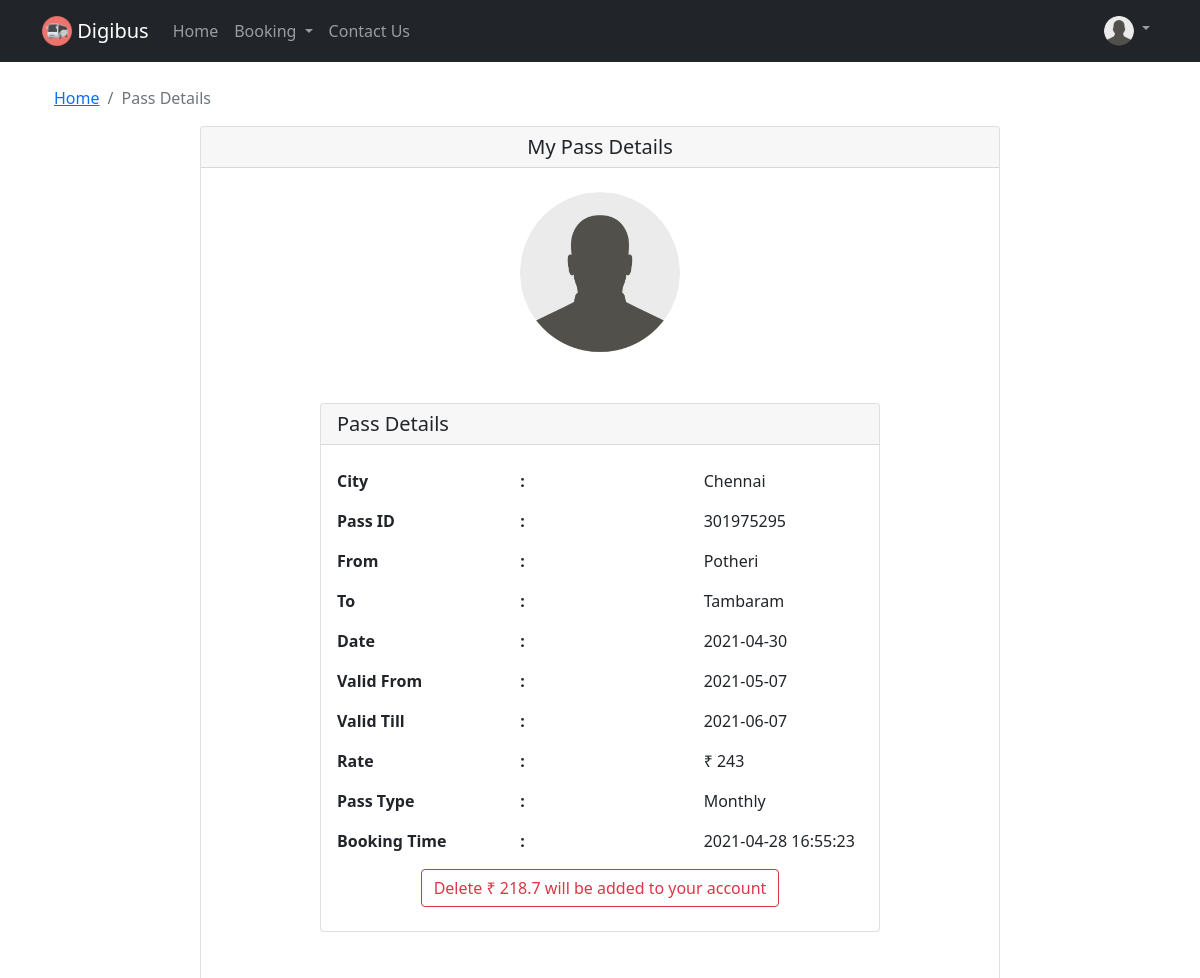
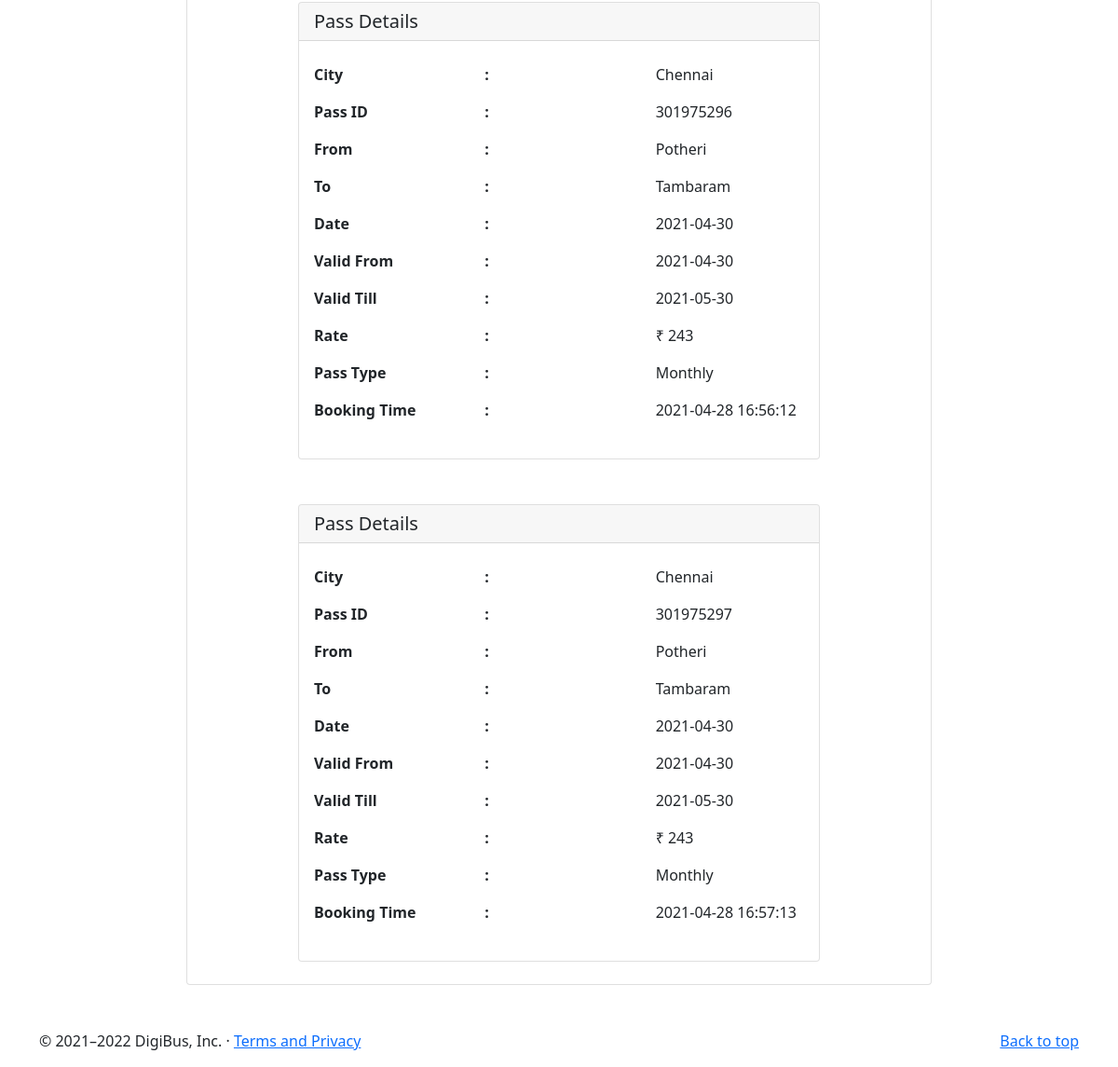
The page /viewpass (signed in) on the database as committed earlier (2 pictures, top to bottom).
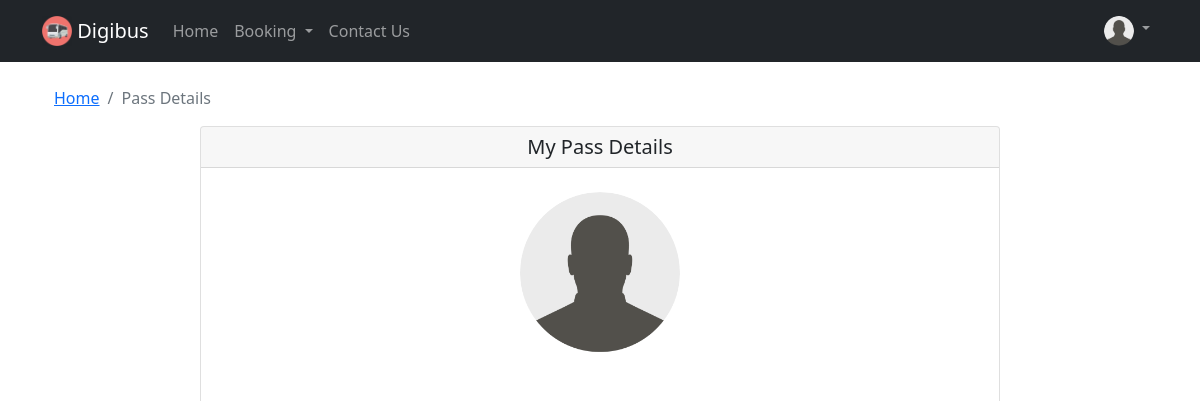
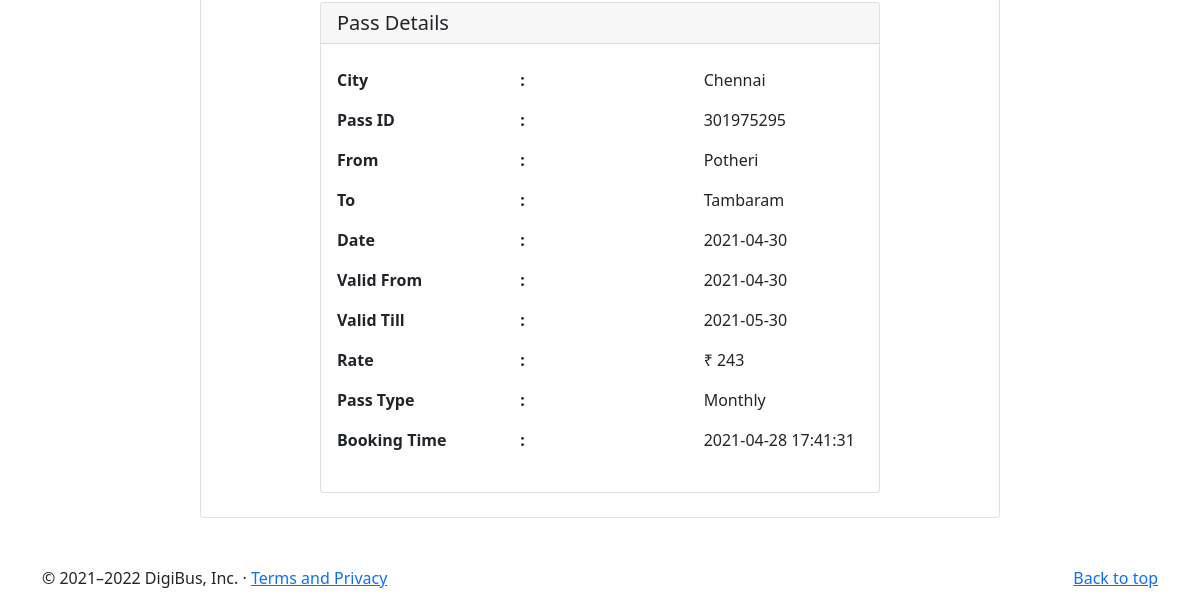
The same page on the database as committed later (2 pictures, top to bottom).
### flaskblog/models.py (models this page shows, shortened)
class Pass(db.Model):
    id = db.Column(db.Integer, primary_key=True)
    city = db.Column(db.String(100), nullable=False)
    source = db.Column(db.String(100), nullable=False)
    dest = db.Column(db.String(100), nullable=False)
    date = db.Column(db.DateTime, nullable=False, default=datetime.now)
    price = db.Column(db.Integer, nullable=False, default=200)
    pass_type = db.Column(db.String(100), nullable=False)
    booking_date = db.Column(db.DateTime, nullable=False,default=datetime.now)
    expiry = db.Column(db.DateTime, nullable=False, default=datetime.now)
    user_id = db.Column(db.Integer, db.ForeignKey('user.id'), nullable=False)

### flaskblog/routes.py (the view, shortened to what this page needs)
@app.route('/viewpass')
@login_required
def viewpass():
    global ans
    user = User.query.get(current_user.id)
    user_pass = Pass.query.filter_by(user_id=user.id).all()
    if user_pass:
        for upass in user_pass:
            if upass.expiry.date() <= datetime.now().date():
                    Pass.query.filter_by(id=upass.id).delete()
                    db.session.commit()
        image_file = url_for('static', filename='profile_pics/' + current_user.image_file)
        return render_template('viewpass.html', title='Pass Details', image_file=image_file,pass_det=user_pass,user_id=User.query.get(current_user.id).id, Pass = Pass,date_now=datetime.now())
    else:
        flash('No Passes Booked', 'danger')
        image_file = url_for('static', filename='profile_pics/' + current_user.image_file)
        return render_template('viewpass.html', title='Pass Details', image_file=image_file,pass_det=[])
    return render_template('viewpass.html', title='Pass Details', image_file=image_file,pass_det=[], Pass=Pass)

### flaskblog/models.py (called while the page is built)
@login_manager.user_loader
def load_user(user_id):
    return User.query.get(int(user_id))

### flaskblog/templates/viewpass.html
{% extends "layout1.html" %}
{% block content %}
<div class="container">
  <div class="mt-4">
    <nav aria-label="breadcrumb">
        <ol class="breadcrumb">
            <li class="breadcrumb-item"><a href="{{ url_for('home') }}">Home</a></li>
            <li class="breadcrumb-item active" aria-current="page">Pass Details</li>
        </ol>
    </nav>
  </div>
    <div class="card mx-auto" style="width: 50rem;">
      <h5 class="card-header text-center">My Pass Details</h5>
      <img src="{{ image_file }}" class="rounded-circle account-img mx-auto my-4" style="width: 10rem;">
      {% if pass_det %}
        {% for pass in pass_det %}
          <div class="card mx-auto my-4" style="width: 35rem;">
            <h5 class="card-header text-left">Pass Details</h5>
            <div class="card-body my-2">
              <div class="row">
                <div class="col-sm">
                  <p class="fw-bold">City</p>
                  <p class="fw-bold">Pass ID</p>
                  <p class="fw-bold">From</p>
                  <p class="fw-bold">To</p>
                  <p class="fw-bold">Date</p>
                  <p class="fw-bold">Valid From</p>
                  <p class="fw-bold">Valid Till</p>
                  <p class="fw-bold">Rate</p>
                  <p class="fw-bold">Pass Type</p>
                  <p class="fw-bold">Booking Time</p>
                </div>
                <div class="col-sm">
                  <p class="fw-bold">:</p>
                  <p class="fw-bold">:</p>
                  <p class="fw-bold">:</p>
                  <p class="fw-bold">:</p>
                  <p class="fw-bold">:</p>
                  <p class="fw-bold">:</p>
                  <p class="fw-bold">:</p>
                  <p class="fw-bold">:</p>
                  <p class="fw-bold">:</p>
                  <p class="fw-bold">:</p>
                </div>
                <div class="col-sm">
                  <p class="fw-normal">{{ pass.city }}</p>
                  <p class="fw-normal">{{ pass.id + 301975291 + user_id }}</p>
                  <p class="fw-normal">{{ pass.source }}</p>
                  <p class="fw-normal">{{ pass.dest }}</p>
                  <p class="fw-normal">{{ date_now.date() }}</p>
                  <p class="fw-normal">{{ pass.date.date() }}</p>
                  <p class="fw-normal">{{ pass.expiry.date() }}</p>
                  <p class="fw-normal">₹ {{ pass.price }}</p>
                  <p class="fw-normal">{{ pass.pass_type }}</p>
                  <p class="fw-normal">{{ pass.booking_date.strftime("%Y-%m-%d %H:%M:%S") }}</p>
                </div>
                {% if pass.date.date() > date_now.date() %}
                    <div class="text-center"><a href="/delete/{{ pass.id }}" onclick="return confirm('Are you sure? Amount will be added to your DigiBus Wallet')"><button class="btn btn-outline-danger">Delete ₹ {{ (pass.price*90/100) }} will be added to your account</button></a></div>
                {% endif %}
              </div>
            </div>
          </div>
        {% endfor %}
      {% endif %}
    </div>
</div>
{% endblock content %}

### flaskblog/templates/layout1.html (shortened to what this page needs)
<!doctype html>
<html lang="en">
<head>
    <link href="https://cdn.jsdelivr.net/npm/bootstrap@5.0.0-beta2/dist/css/bootstrap.min.css" rel="stylesheet"
>
    <link rel="stylesheet" type="text/css" herf="{{ url_for('static', filename='main.css') }}">
</head>
<body>
    <nav class="navbar navbar-expand-lg navbar-dark bg-dark fixed-top">
        <div class="container">
            <a class="navbar-brand mr-4" href="{{ url_for('home') }}">
                <img src="{{ url_for('static', filename='logo2.png') }}" alt="" width="" height="30" class="d-inline-block align-top">
                Digibus
            </a>
            <div class="collapse navbar-collapse" id="navbarSupportedContent">
                <ul class="navbar-nav me-auto mb-2 mb-lg-0">
                    <li class="nav-item">
                        <a class="nav-link" aria-current="page" href="{{ url_for('home') }}">Home</a>
                    </li>
                    <li class="nav-item dropdown">
                        <a class="nav-link dropdown-toggle" href="#" id="navbarDropdown" role="button"
                            data-bs-toggle="dropdown" aria-expanded="false">
                            Booking
                        </a>
                    </li>
                    <li class="nav-item">
                        <a class="nav-link" href="{{ url_for('contact') }}">Contact Us</a>
                    </li>
                </ul>
                <div class="navbar-nav">
                    {% if current_user.is_authenticated %}
                    <li class="nav-item dropdown">
                            <a class="nav-link dropdown-toggle" href="#" id="navbarDropdown" role="button"
                                data-bs-toggle="dropdown" aria-expanded="false">
                                <img src="{{ image_file }}" height="30" class="rounded-circle d-inline-block align-top">
                            </a>
                        </li>
                    {% else %}
                        <div class="my-1">
                            <a href="{{ url_for('login') }}"><button class="btn btn-outline-success mx-2">Login</button></a>
                            <a href="{{ url_for('signup') }}"><button class="btn btn-outline-success">SignUp</button></a>
                        </div>
                    {% endif %}
                </div>
            </div>
        </div>
    </nav>
    <main role="main" class="">
        <div class="row">
            <div class="col-md">
                {% block content %}{% endblock %}
            </div>
        </div>
    </main>
    <footer class="container mt-5">
        <p class="float-end"><a href="#">Back to top</a></p>
        <p>© 2021–2022 DigiBus, Inc. · <a href="{{ url_for('terms_privacy') }}">Terms and Privacy</a></p>
    </footer>
</body>
</html>

### flaskblog/templates/layout1.html (style rules this page uses)
body { padding-top: 62px; }

Rows that differ between the two databases and show on the page:
removed Pass: city "Chennai", id "301975296", source "Potheri", dest "Tambaram", date "2021-04-30", expiry "2021-05-30", price "243", pass_type "Monthly", booking_date "2021-04-28 16:56:12"
removed Pass: city "Chennai", id "301975297", source "Potheri", dest "Tambaram", date "2021-04-30", expiry "2021-05-30", price "243", pass_type "Monthly", booking_date "2021-04-28 16:57:13"
changed Pass "Chennai": date "2021-05-07" → "2021-04-30"; expiry "2021-06-07" → "2021-05-30"; booking_date "2021-04-28 16:55:23" → "2021-04-28 17:41:31"; (pass.price*90/100) "218.7" → (not shown)
